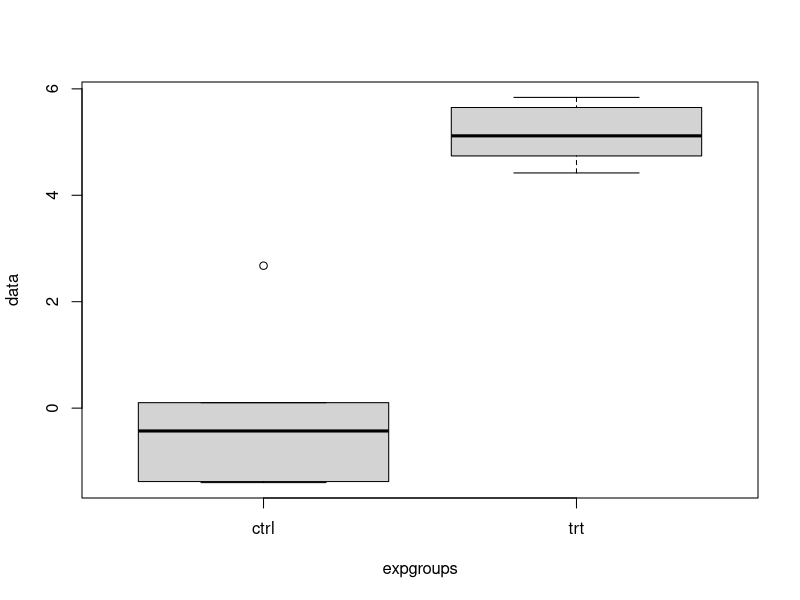
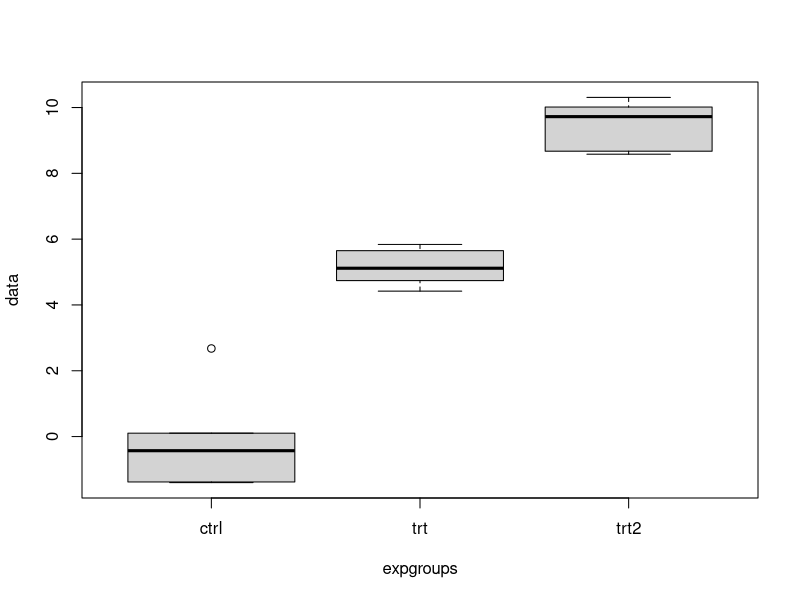
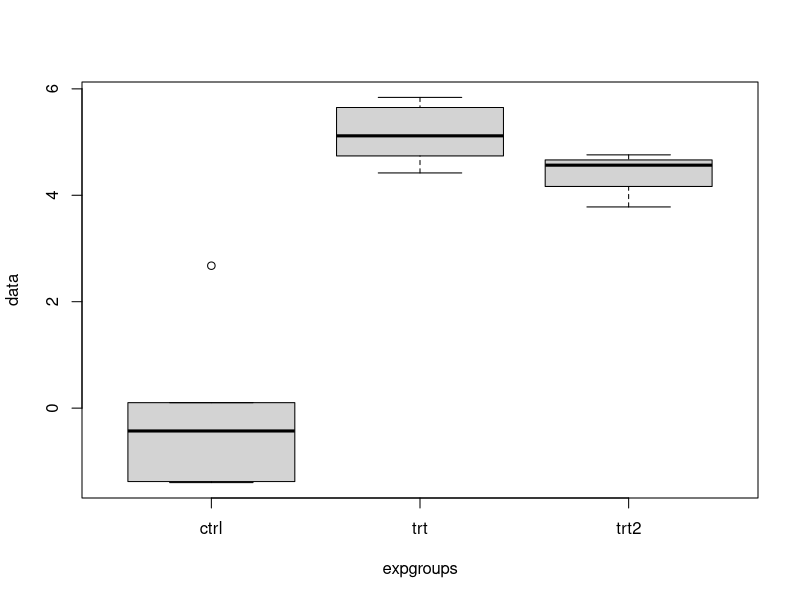
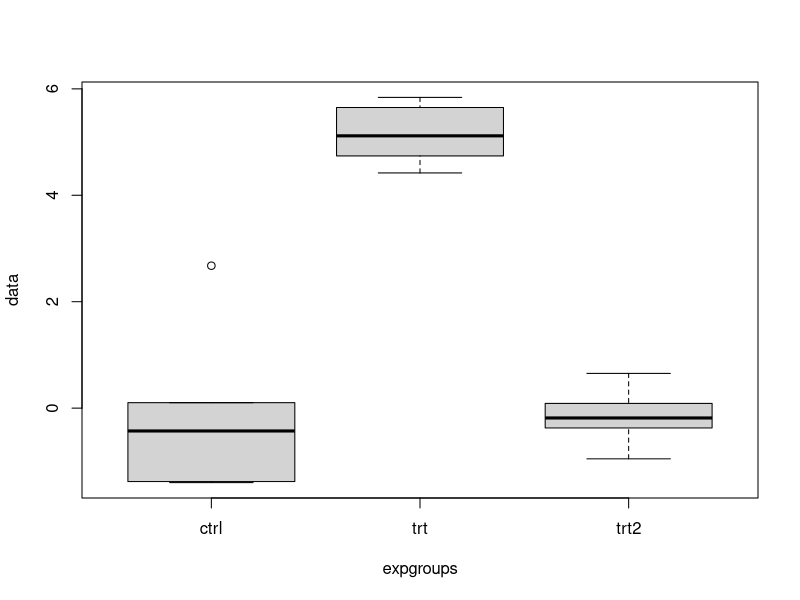
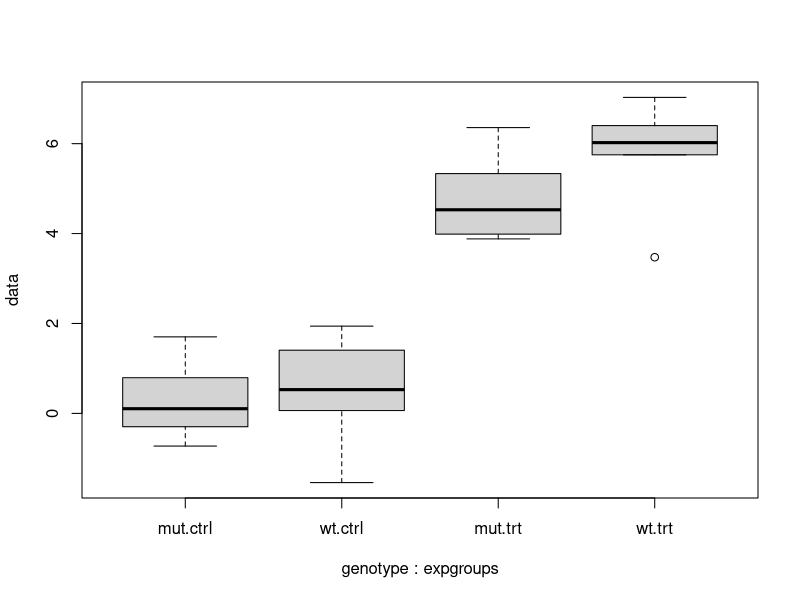
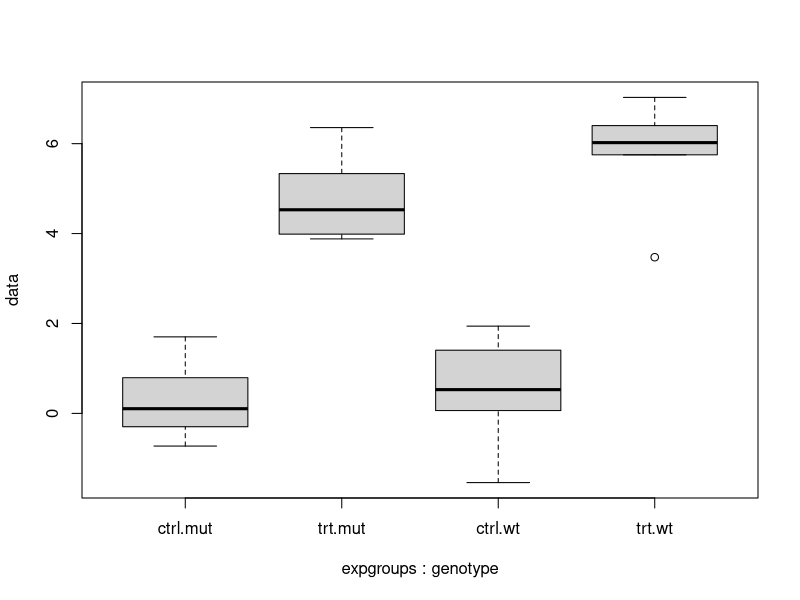
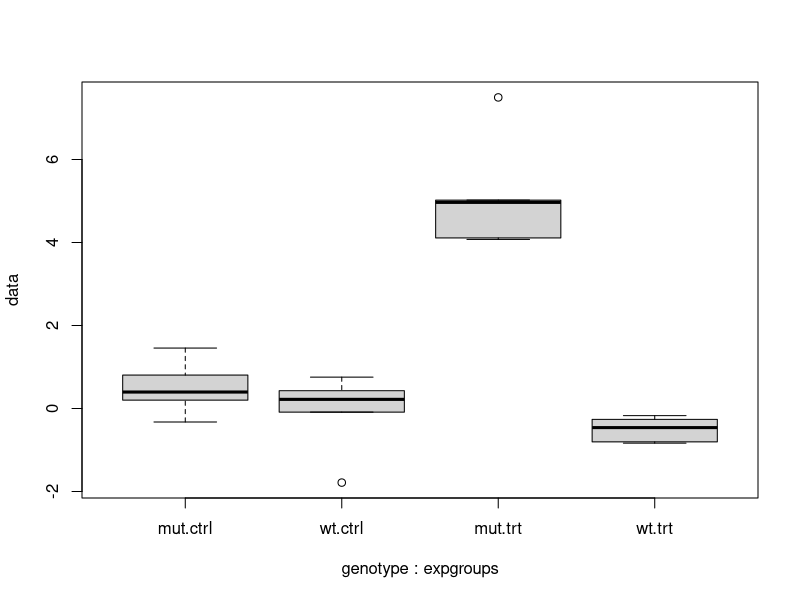
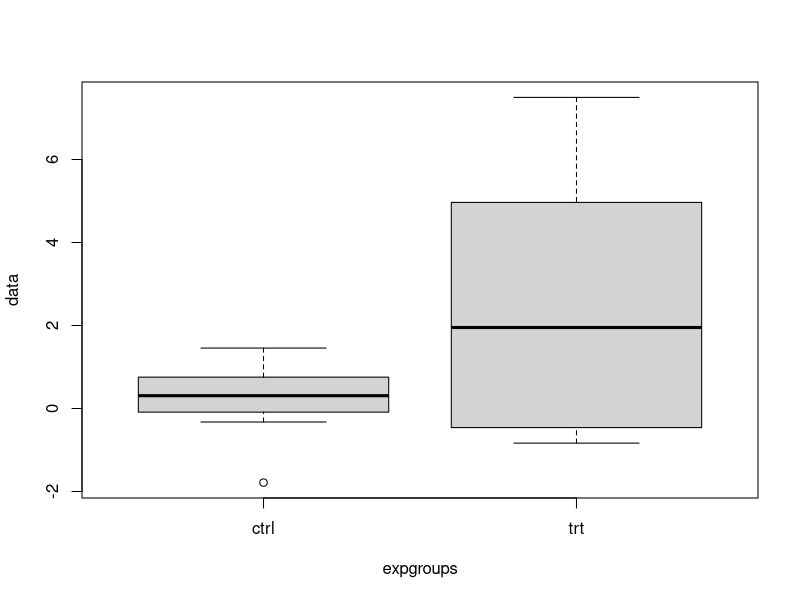

Source code (R) for these figures, in order:
## ---- chunk 1
ctrl=rnorm(5)
## ---- chunk 2
trt = rnorm(5, mean=5)
## ---- chunk 3
data = c(ctrl,trt)
## ---- chunk 4
expgroups = factor(rep(c("ctrl", "trt"), each=5))
## ---- chunk 5
boxplot(data ~ expgroups)
## ---- chunk 6
summary(aov(data~expgroups))
## ---- chunk 7
datalm = lm(data ~ expgroups) # linear model of the data as explained by expgroups
                              # expgroups is the independent variable
                              # data is the dependent variable
summary(datalm)
## ---- chunk 8

anova(datalm)

## ---- chunk 9
trt2= rnorm(5,mean=10) # same number of samples, but mean differs
## ---- chunk 10
data = c(ctrl,trt,trt2)
expgroups = factor(rep(c("ctrl", "trt", "trt2"), each=5))
boxplot(data ~ expgroups)
## ---- chunk 11
datalm = lm(data ~ expgroups)
summary(datalm)
## ---- chunk 12
summary(aov(data ~ expgroups))
## ---- chunk 13
TukeyHSD(aov(data ~ expgroups))
## ---- chunk 14
anova(datalm)

## ---- chunk 15
trt2= rnorm(5,mean=5)
data = c(ctrl,trt,trt2)
expgroups = factor(rep(c("ctrl", "trt","trt2"), each=5))
datalm = lm(data ~ expgroups)
boxplot(data ~ expgroups)
## ---- chunk 16
summary(datalm)
## ---- chunk 17
summary(aov(data~expgroups))
## ---- chunk 18
TukeyHSD(aov(data~expgroups))
## ---- chunk 19
trt2= rnorm(5,mean=0)
data = c(ctrl,trt,trt2)
expgroups = factor(rep(c("ctrl", "trt","trt2"), each=5))
datalm = lm(data ~ expgroups)
boxplot(data~expgroups)
## ---- chunk 20
summary(datalm)
## ---- chunk 21
summary(aov(data~expgroups))
## ---- chunk 22
TukeyHSD(aov(data~expgroups))
## ---- chunk 23
wtctrl = rnorm(5,mean=0)
wttrt = rnorm(5,mean=5)

mutctrl = rnorm(5,mean=0)
muttrt = rnorm(5,mean=5)

data = c(wtctrl,wttrt,mutctrl,muttrt)
## ---- chunk 24
expgroups = factor(rep(c("ctrl", "trt","ctrl", "trt"), each=5))
genotype = factor(rep(c("wt", "mut"), each=10))
## ---- chunk 25
boxplot(data ~ genotype + expgroups)
## ---- chunk 26
datalm = lm(data ~ genotype + expgroups)
summary(datalm)
## ---- chunk 27
summary(aov(data ~ genotype + expgroups))
## ---- chunk 28
boxplot(data ~ expgroups + genotype)
## ---- chunk 29
datalm = lm(data ~ genotype * expgroups)
summary(datalm)
## ---- chunk 30
TukeyHSD(aov(data ~ genotype + expgroups))
## ---- chunk 31
summary(aov(data ~ genotype * expgroups))
## ---- chunk 32
TukeyHSD(aov(data ~ genotype * expgroups))
## ---- chunk 33
datalm = lm(data ~ expgroups * genotype )
summary(datalm)

## ---- chunk 34
wtctrl = rnorm(5,mean=0)
wttrt = rnorm(5,mean=0)

mutctrl = rnorm(5,mean=0)
muttrt = rnorm(5,mean=5)

data = c(wtctrl,wttrt,mutctrl,muttrt)
expgroups = factor(rep(c("ctrl", "trt","ctrl", "trt"), each=5))
genotype = factor(rep(c("wt", "mut"), each=10))

boxplot(data ~ genotype + expgroups)
## ---- chunk 35
summary(aov(data ~ expgroups))
## ---- chunk 36
summary(aov(data ~ expgroups + genotype))
## ---- chunk 37
summary(aov(data ~ genotype + expgroups))
## ---- chunk 38
TukeyHSD(aov(data ~ genotype + expgroups))
## ---- chunk 39
boxplot(data ~ expgroups)
## ---- chunk 40
boxplot(data ~ genotype)
## ---- chunk 41
datalm = lm(data ~ genotype * expgroups)
summary(datalm)
## ---- chunk 42
datalm = lm(data ~ expgroups + genotype + genotype:expgroups)
summary(datalm)
## ---- chunk 43
summary(aov(data ~ genotype * expgroups))
## ---- chunk 44
TukeyHSD(aov(data ~ genotype * expgroups))
## ---- chunk 45
genotype = relevel(genotype, "wt")
datalm = lm(data ~ expgroups * genotype)
summary(datalm)
## ---- chunk 46
summary(aov(data ~ genotype * expgroups))
## ---- chunk 47
TukeyHSD(aov(data ~ genotype * expgroups))
## ---- chunk 48
dataalm1 = lm(data ~ genotype + expgroups)

dataalm2 = lm(data ~ genotype + expgroups + genotype:expgroups)

anova(dataalm1, dataalm2)
